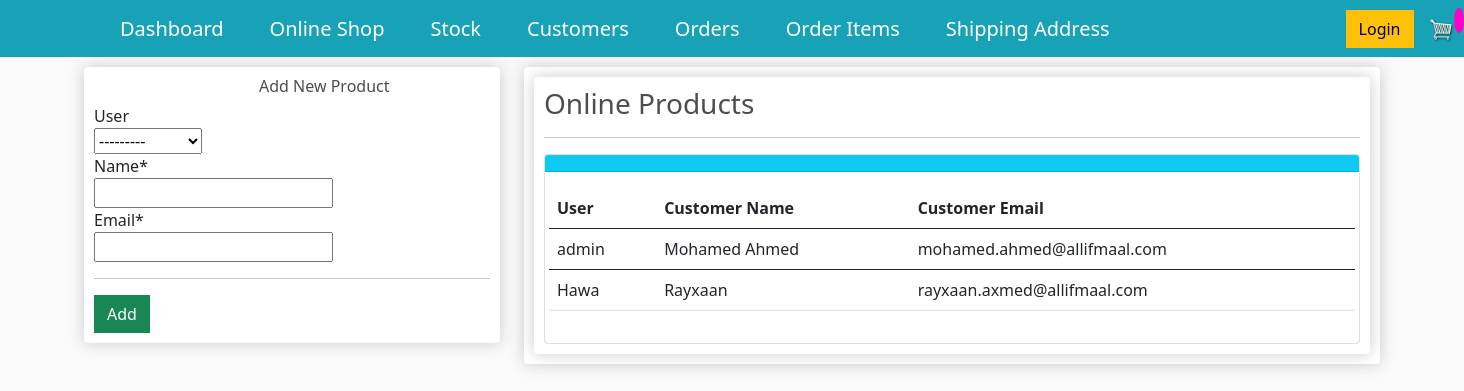
/customer_online/, run on an earlier commit of the app's database.
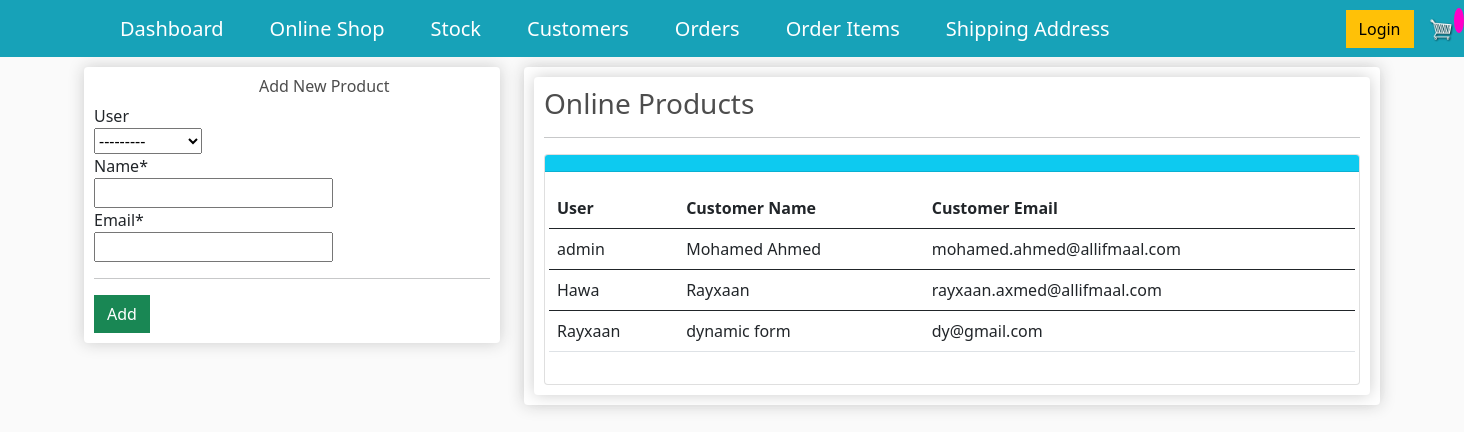
And on a later commit of the database.
### store/models.py (models this page shows, shortened)
class Customer(models.Model):
    user=models.OneToOneField(User, null=True, blank=True, on_delete=models.CASCADE)
    name = models.CharField(max_length=200, null=True)
    email = models.CharField(max_length=200)

### store/views.py (the view)
# urls.py: path('customer_online/', views.customer_online, name="customer_online"),
def customer_online(request):
    title="Allifmaal Online Stock"
    form=AddOnlineCustomerForm(request.POST or None)
    customers = Customer.objects.all()
    if form.is_valid():
        form.save()
        messages.success(request, 'Customer added successfully')
        return redirect('customer_online')
    context={
        "title": title,
        "form":form,
        "customers":customers,
        }
    return render(request,'store/customer_online.html',context)

### store/forms.py
class AddOnlineCustomerForm(forms.ModelForm): #the forms here is the one imported up there.
    class Meta:
        model = Customer
        fields = ["user",'name','email']

### store/templates/store/customer_online.html (shortened to what this page needs)
{% extends "store/main.html"%}
{% load crispy_forms_tags %}
{% load static %}
{% block content %}
<div class="row">
	<div class="col-lg-4">
		<div class="box-element" id="form-wrapper">
                <div id="user-info">
                <h6 style="padding-left:165px">Add New Product</h6>
                <form method='POST' action=''> {% csrf_token %}
                    {{form|crispy}}
                </div>
                <hr>
                <input id="form-button" class="btn btn-success btn-block" type="submit" value="Add">
		</div>
        <br>
	</div>
	<div class="col-lg-8">
		<div class="box-element">
            <div class="box-element">
        <h3>Online Products</h3>
        <hr>
            <div class="card">
                <div class="card-header bg-info text-white">
                </div>
                <div class="card-body">
                    <div class="row">
                       <table class="table table-hover">
                        <thead>
                          <tr>
                            <th scope="col">User</th>
                            <th scope="col">Customer Name</th>
                            <th scope="col">Customer Email</th>
                          </tr>
                        </thead>
                        <tbody>
                            {% for customer in customers %}
                            <tr>
                            <td>{{customer.user}}</td>
                            <td>{{customer.name}}</td>
                            <td>{{customer.email}}</td>
                          </tr>
                        </tbody>
                        {% endfor %}
                      </table>
                </div>
            </div>
        </div>
            </div>
		</div>
	</div>
</div>
{% endblock %}

What changed in the data, as far as the page shows it:
added Customer: user "Rayxaan", name "dynamic form", email "dy@gmail.com"
